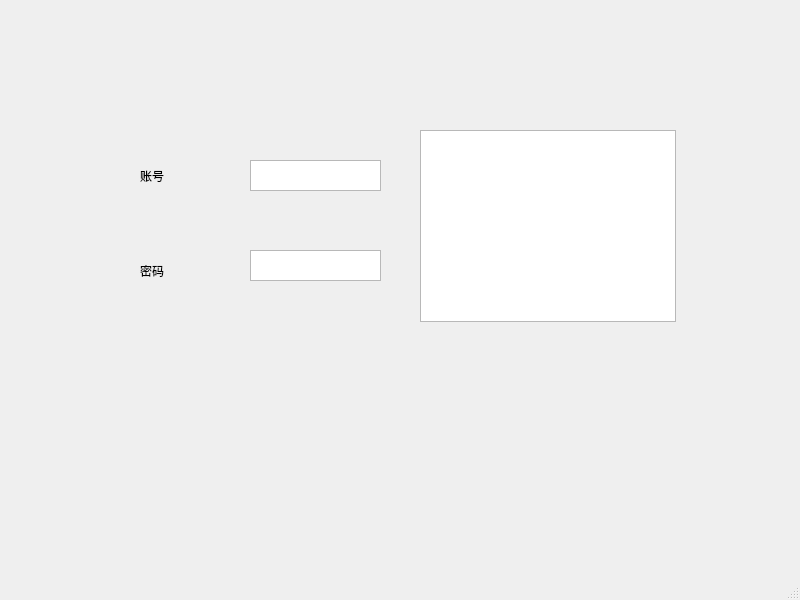
<?xml version="1.0" encoding="UTF-8"?>
<ui version="4.0">
 <class>MainWindow</class>
 <widget class="QMainWindow" name="MainWindow">
  <property name="geometry">
   <rect>
    <x>0</x>
    <y>0</y>
    <width>800</width>
    <height>600</height>
   </rect>
  </property>
  <property name="windowTitle">
   <string>MainWindow</string>
  </property>
  <widget class="QWidget" name="centralwidget">
   <widget class="QTextBrowser" name="textBrowser">
    <property name="geometry">
     <rect>
      <x>420</x>
      <y>130</y>
      <width>256</width>
      <height>192</height>
     </rect>
    </property>
   </widget>
   <widget class="QTextBrowser" name="textBrowser_2">
    <property name="geometry">
     <rect>
      <x>250</x>
      <y>160</y>
      <width>131</width>
      <height>31</height>
     </rect>
    </property>
   </widget>
   <widget class="QTextBrowser" name="textBrowser_3">
    <property name="geometry">
     <rect>
      <x>250</x>
      <y>250</y>
      <width>131</width>
      <height>31</height>
     </rect>
    </property>
   </widget>
   <widget class="QLabel" name="label">
    <property name="geometry">
     <rect>
      <x>140</x>
      <y>170</y>
      <width>54</width>
      <height>12</height>
     </rect>
    </property>
    <property name="text">
     <string>账号</string>
    </property>
   </widget>
   <widget class="QLabel" name="label_2">
    <property name="geometry">
     <rect>
      <x>140</x>
      <y>250</y>
      <width>81</width>
      <height>41</height>
     </rect>
    </property>
    <property name="text">
     <string>密码</string>
    </property>
   </widget>
  </widget>
  <widget class="QMenuBar" name="menubar">
   <property name="geometry">
    <rect>
     <x>0</x>
     <y>0</y>
     <width>800</width>
     <height>22</height>
    </rect>
   </property>
  </widget>
  <widget class="QStatusBar" name="statusbar"/>
 </widget>
 <resources/>
 <connections/>
</ui>
